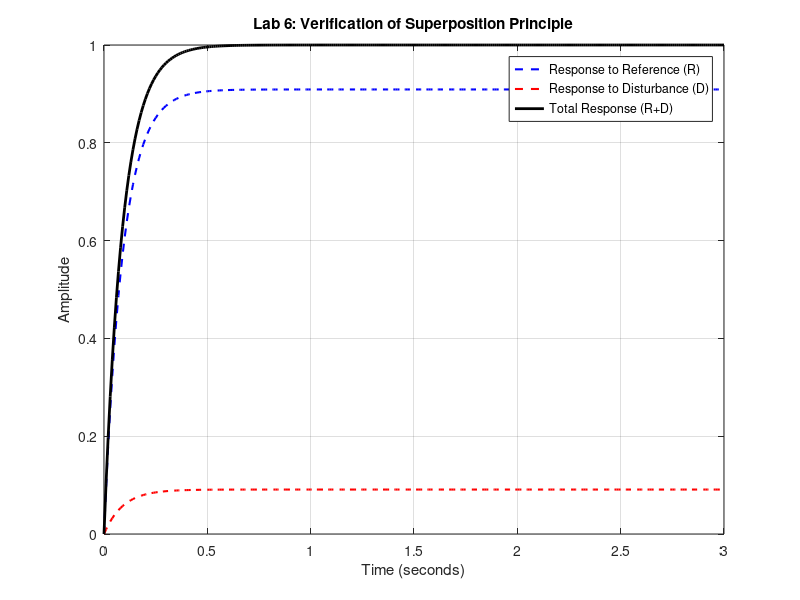

Write MATLAB code to recreate this figure.
clc; clear; close all;

s = tf('s');

Gc = 10;            
Gp = 1/(s+1);       
H = 1;              


T_ref = feedback(Gc*Gp, H);


T_dist = Gp / (1 + Gc*Gp*H);

t = 0:0.01:3;

[y_r, t] = step(T_ref, t);   
[y_d, t] = step(T_dist, t); 


y_total = y_r + y_d;

figure;
plot(t, y_r, 'b--', 'LineWidth', 1.5); hold on;
plot(t, y_d, 'r--', 'LineWidth', 1.5);
plot(t, y_total, 'k-', 'LineWidth', 2);

grid on;
legend('Response to Reference (R)', 'Response to Disturbance (D)', 'Total Response (R+D)');
xlabel('Time (seconds)');
ylabel('Amplitude');
title('Lab 6: Verification of Superposition Principle');

